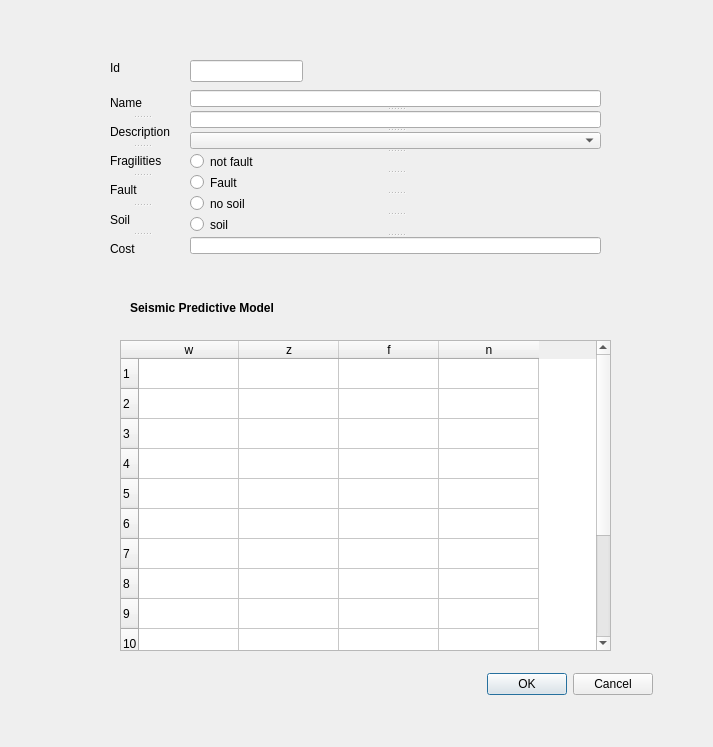
<?xml version="1.0" encoding="UTF-8"?>
<ui version="4.0">
 <class>soil</class>
 <widget class="QWidget" name="soil">
  <property name="geometry">
   <rect>
    <x>0</x>
    <y>0</y>
    <width>713</width>
    <height>747</height>
   </rect>
  </property>
  <property name="windowTitle">
   <string>Form</string>
  </property>
  <widget class="QDialogButtonBox" name="buttonBox">
   <property name="geometry">
    <rect>
     <x>460</x>
     <y>670</y>
     <width>193</width>
     <height>28</height>
    </rect>
   </property>
   <property name="standardButtons">
    <set>QDialogButtonBox::Cancel|QDialogButtonBox::Ok</set>
   </property>
  </widget>
  <widget class="QTableWidget" name="tableWidget">
   <property name="geometry">
    <rect>
     <x>120</x>
     <y>340</y>
     <width>491</width>
     <height>311</height>
    </rect>
   </property>
   <row>
    <property name="text">
     <string>1</string>
    </property>
   </row>
   <row>
    <property name="text">
     <string>2</string>
    </property>
   </row>
   <row>
    <property name="text">
     <string>3</string>
    </property>
   </row>
   <row>
    <property name="text">
     <string>4</string>
    </property>
   </row>
   <row>
    <property name="text">
     <string>5</string>
    </property>
   </row>
   <row>
    <property name="text">
     <string>6</string>
    </property>
   </row>
   <row>
    <property name="text">
     <string>7</string>
    </property>
   </row>
   <row>
    <property name="text">
     <string>8</string>
    </property>
   </row>
   <row>
    <property name="text">
     <string>9</string>
    </property>
   </row>
   <row>
    <property name="text">
     <string>10</string>
    </property>
   </row>
   <row>
    <property name="text">
     <string>11</string>
    </property>
   </row>
   <row>
    <property name="text">
     <string>12</string>
    </property>
   </row>
   <row>
    <property name="text">
     <string>13</string>
    </property>
   </row>
   <row>
    <property name="text">
     <string>14</string>
    </property>
   </row>
   <column>
    <property name="text">
     <string>w</string>
    </property>
   </column>
   <column>
    <property name="text">
     <string>z</string>
    </property>
   </column>
   <column>
    <property name="text">
     <string>f</string>
    </property>
   </column>
   <column>
    <property name="text">
     <string>n</string>
    </property>
   </column>
  </widget>
  <widget class="QLabel" name="label_7">
   <property name="geometry">
    <rect>
     <x>130</x>
     <y>300</y>
     <width>158</width>
     <height>16</height>
    </rect>
   </property>
   <property name="font">
    <font>
     <weight>75</weight>
     <bold>true</bold>
    </font>
   </property>
   <property name="text">
    <string>Seismic Predictive Model</string>
   </property>
  </widget>
  <widget class="QLabel" name="label_8">
   <property name="geometry">
    <rect>
     <x>110</x>
     <y>60</y>
     <width>53</width>
     <height>16</height>
    </rect>
   </property>
   <property name="text">
    <string>Id</string>
   </property>
  </widget>
  <widget class="QLineEdit" name="id">
   <property name="geometry">
    <rect>
     <x>190</x>
     <y>60</y>
     <width>113</width>
     <height>22</height>
    </rect>
   </property>
  </widget>
  <widget class="QSplitter" name="splitter_2">
   <property name="geometry">
    <rect>
     <x>190</x>
     <y>90</y>
     <width>411</width>
     <height>168</height>
    </rect>
   </property>
   <property name="orientation">
    <enum>Qt::Vertical</enum>
   </property>
   <widget class="QLineEdit" name="name"/>
   <widget class="QLineEdit" name="description"/>
   <widget class="QComboBox" name="fragility"/>
   <widget class="QRadioButton" name="fault_2">
    <property name="text">
     <string>not fault</string>
    </property>
   </widget>
   <widget class="QRadioButton" name="fault">
    <property name="text">
     <string>Fault</string>
    </property>
   </widget>
   <widget class="QRadioButton" name="soil_2">
    <property name="text">
     <string>no soil</string>
    </property>
   </widget>
   <widget class="QRadioButton" name="soil_3">
    <property name="text">
     <string>soil</string>
    </property>
   </widget>
   <widget class="QLineEdit" name="cost"/>
  </widget>
  <widget class="QSplitter" name="splitter">
   <property name="geometry">
    <rect>
     <x>110</x>
     <y>90</y>
     <width>63</width>
     <height>171</height>
    </rect>
   </property>
   <property name="orientation">
    <enum>Qt::Vertical</enum>
   </property>
   <widget class="QLabel" name="label">
    <property name="text">
     <string>Name</string>
    </property>
   </widget>
   <widget class="QLabel" name="label_2">
    <property name="text">
     <string>Description</string>
    </property>
   </widget>
   <widget class="QLabel" name="label_4">
    <property name="text">
     <string>Fragilities</string>
    </property>
   </widget>
   <widget class="QLabel" name="label_5">
    <property name="text">
     <string>Fault</string>
    </property>
   </widget>
   <widget class="QLabel" name="label_3">
    <property name="text">
     <string>Soil</string>
    </property>
   </widget>
   <widget class="QLabel" name="label_6">
    <property name="text">
     <string>Cost</string>
    </property>
   </widget>
  </widget>
  <action name="buttonBox_2">
   <property name="text">
    <string>action</string>
   </property>
  </action>
 </widget>
 <resources/>
 <connections>
  <connection>
   <sender>buttonBox</sender>
   <signal>accepted()</signal>
   <receiver>tableWidget</receiver>
   <slot>show()</slot>
   <hints>
    <hint type="sourcelabel">
     <x>456</x>
     <y>533</y>
    </hint>
    <hint type="destinationlabel">
     <x>365</x>
     <y>335</y>
    </hint>
   </hints>
  </connection>
 </connections>
</ui>
